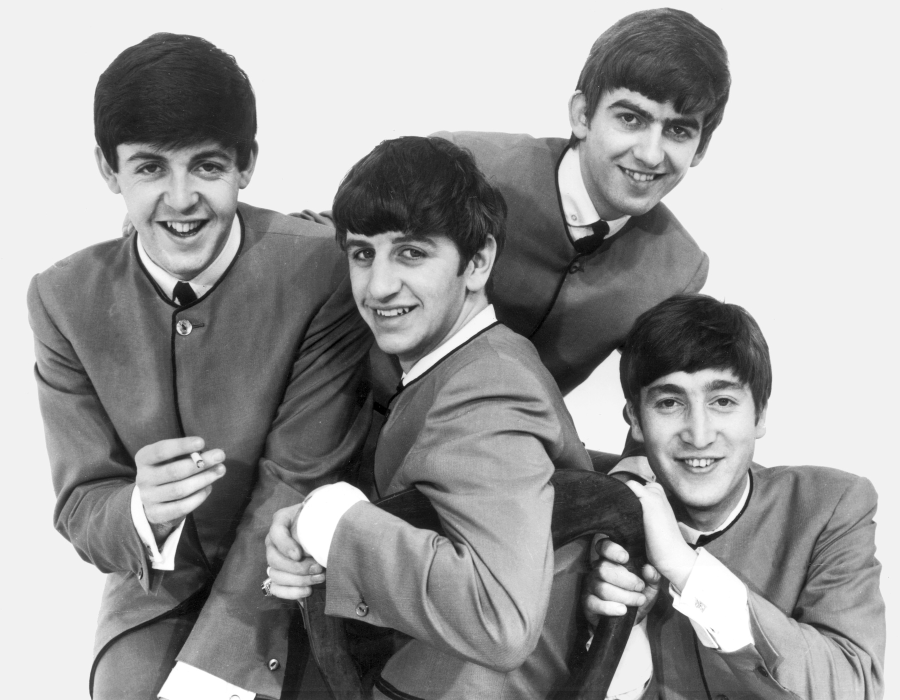
#> input picture assets/facebook/beatles-1963-hoffmann.jpg, 1800 x 1400 px (shown at 1/2 size)
$ python -i worker.py   (imports and definitions only)
#> lines starting #> are read from the running program, lines starting #| are printed output that depends on the picture
#!/usr/bin/env python3
"""Create one zero-cost, approval-only Oldies Radyo Reels draft.

The research path uses only Wikimedia/Wikidata/Wikipedia open data. No OpenAI
or other paid model API is imported or called. Existing Commons -> FFmpeg ->
WordPress DRAFT_REVIEW behavior is preserved.
"""
from __future__ import annotations

import base64
import hashlib
import html
import json
import math
import os
import re
import subprocess
import textwrap
import time
from datetime import date, datetime, timezone
from io import BytesIO
from pathlib import Path

import requests
from google.auth import default as google_auth_default
from google.auth.transport.requests import Request as GoogleAuthRequest
from PIL import Image, ImageDraw, ImageEnhance, ImageFont, ImageOps

from zero_cost import research_candidates
from video_factory import build_timeline, export_capcut_package, render_timeline, write_timeline_files
import facebook_global_audio
import facebook_global_visuals

OUTPUT = Path("output")
WIDTH, HEIGHT, FPS, DURATION = 1080, 1920, 30, 15
COMMONS_API = "https://commons.wikimedia.org/w/api.php"
USER_AGENT = "OldiesRadyoBot/1.0 (https://oldiesradyo.com; info@oldiesradyo.com)"
MAX_VIDEO_BYTES = 100 * 1024 * 1024
MAX_VOICEOVER_BYTES = 20 * 1024 * 1024
JOHN_LENNON_APPROVED_SCRIPT = (
    "23 Eylül bin dokuz yüz yetmiş dört. John Lennon, "
    "'Whatever Gets You Thru the Night' şarkısını yayımladı. "
    "Elton John piyanoda ve geri vokalde ona eşlik etti. "
    "Şarkı, Lennon için ABD'deki ilk solo liste birinciliğini getirdi. "
    "Oldies Radyo. Dinle, beğen, paylaş."
)


# [7 lines left out: function scheduled_turkish_voice, not called in this run]

ALLOWED_LICENSE_MARKERS = (
    "public domain", "cc0", "cc by", "cc-by", "cc by-sa", "cc-by-sa",
    "creative commons attribution", "creative commons cc0",
)
FORBIDDEN_LICENSE_MARKERS = ("noncommercial", "no derivatives", "cc by-nc", "cc-by-nc", "cc by-nd", "cc-by-nd")


# [69 lines left out: functions require_env, wordpress_request, get_draft_state, not called in this run]


def clean_meta(value) -> str:
    raw = value.get("value", "") if isinstance(value, dict) else str(value or "")
    return re.sub(r"\s+", " ", html.unescape(re.sub(r"<[^>]+>", " ", raw))).strip()


# [160 lines left out: functions license_allowed, commons_search, usable_image, image_priority, image_matches_artist, download_commons_photos, not called in this run]


def font(size: int, bold: bool = False):
    name = "DejaVuSans-Bold.ttf" if bold else "DejaVuSans.ttf"
    return ImageFont.truetype(f"/usr/share/fonts/truetype/dejavu/{name}", size)


# [7 lines left out: function fit_text, not called in this run]


def cover_photo(path: Path) -> Image.Image:
    photo = Image.open(path).convert("RGB")
#> photo is the input picture: PIL image 1800x1400 RGB; min 0, max 255, mean 157.4
    canvas = ImageOps.fit(photo, (WIDTH, HEIGHT), method=Image.Resampling.LANCZOS, centering=(0.5, 0.42))
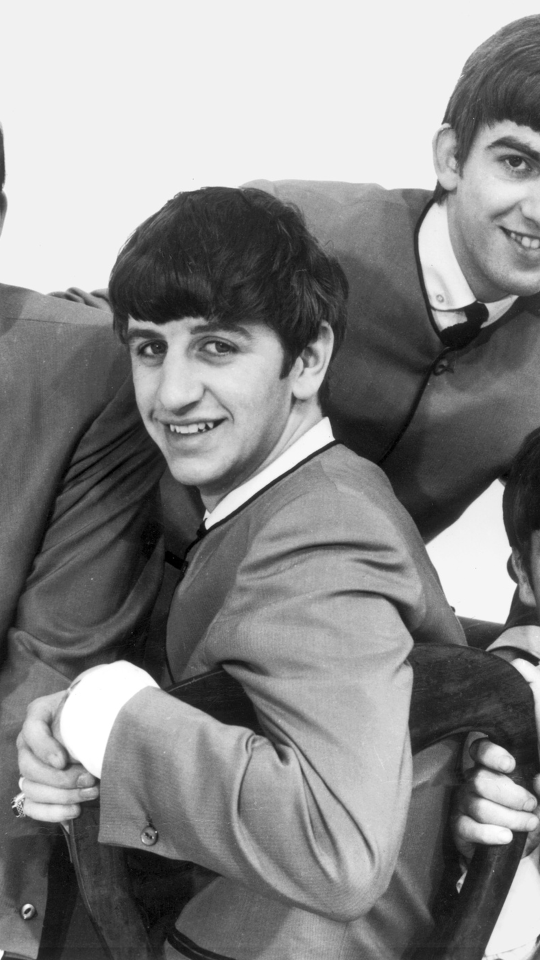
#> canvas: PIL image 1080x1920 RGB (shown at 1/2 size); min 0, max 255, mean 136.8
    canvas = ImageEnhance.Contrast(canvas).enhance(1.06)
    return ImageEnhance.Color(canvas).enhance(0.92)


# [265 lines left out: functions add_gradient, draw_text_block, reel_language, _number_word_to_int, _event_chart_details, turkish_display_copy and 3 more, not called in this run]


def build_turkish_dj_script(candidate: dict) -> str:
    return " ".join(text for _, text in build_turkish_dj_parts(candidate)).strip()


# [27 lines left out: functions turkish_genitive, _turkish_record_noun, _turkish_period_context, not called in this run]


class VoiceoverQualityError(RuntimeError):
    """A draft must not be delivered when its story or timing is unusable."""


# [941 lines left out: functions _turkish_number, _spoken_turkish_date, build_turkish_gemini_script, turkish_gemini_style_prompt, make_scenes, make_timeline_scenes and 14 more, not called in this run]


# [2 lines not run here, left out]

>>> result = cover_photo('assets/facebook/beatles-1963-hoffmann.jpg')

$ run again, on assets/facebook/beatles-1964-sullivan-rehearsal.jpg
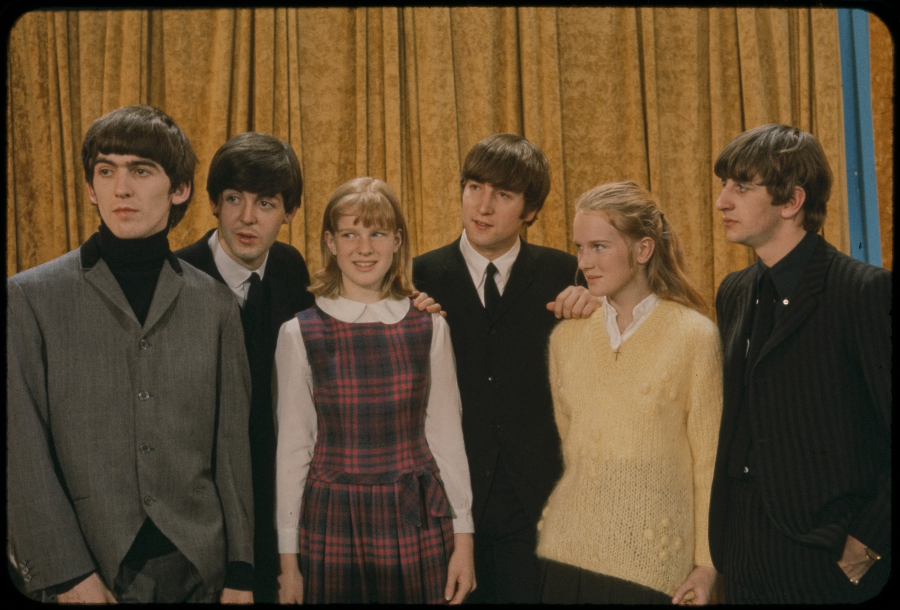
#> input picture assets/facebook/beatles-1964-sullivan-rehearsal.jpg, 1800 x 1220 px (shown at 1/2 size)
#> in cover_photo, photo is the input picture: PIL image 1800x1220 RGB; mean R, G, B 92.7, 73.3, 48.5
#> in cover_photo, `canvas = ImageOps.fit(photo, (WIDTH, HEIGHT), method=Image.Resampling...`:
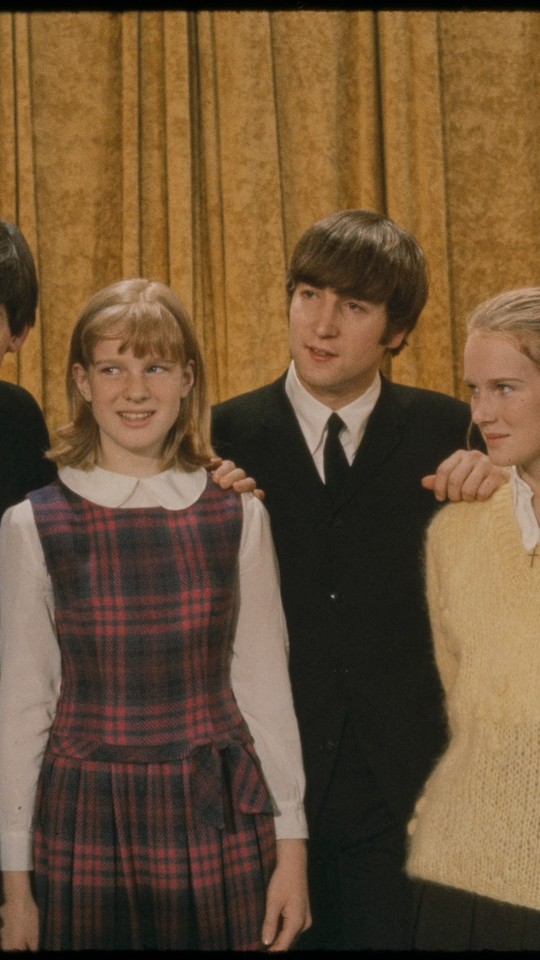
#> canvas: PIL image 1080x1920 RGB (shown at 1/2 size); mean R, G, B 107.2, 82.1, 54.2

$ run again, on assets/facebook/beatles-1965-group-portrait.jpg
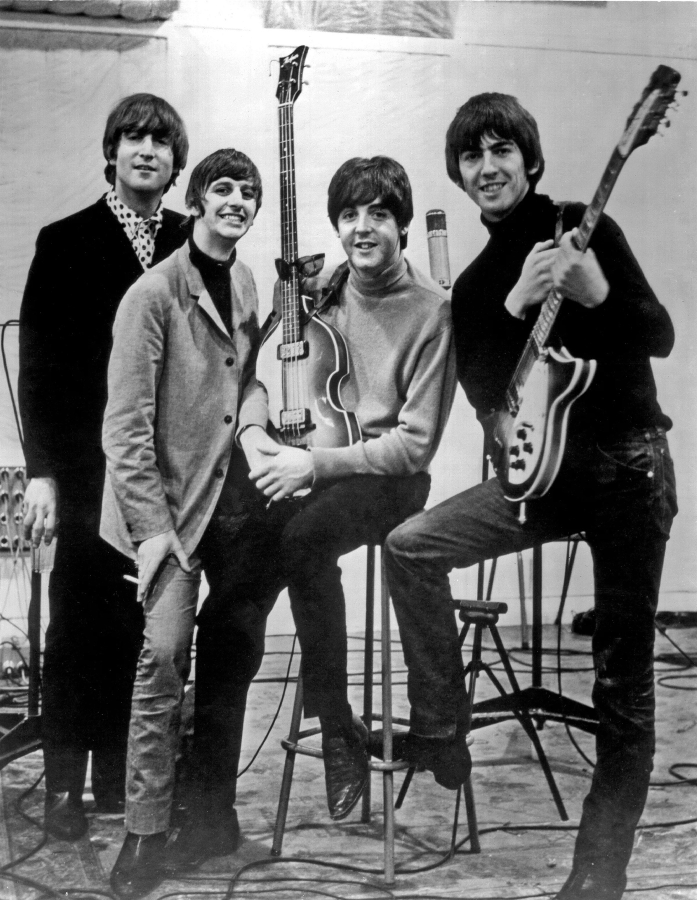
#> input picture assets/facebook/beatles-1965-group-portrait.jpg, 1394 x 1800 px (shown at 1/2 size)
#> in cover_photo, photo is the input picture: PIL image 1394x1800 RGB; min 0, max 255, mean 108.5
#> in cover_photo, `canvas = ImageOps.fit(photo, (WIDTH, HEIGHT), method=Image.Resampling...`:
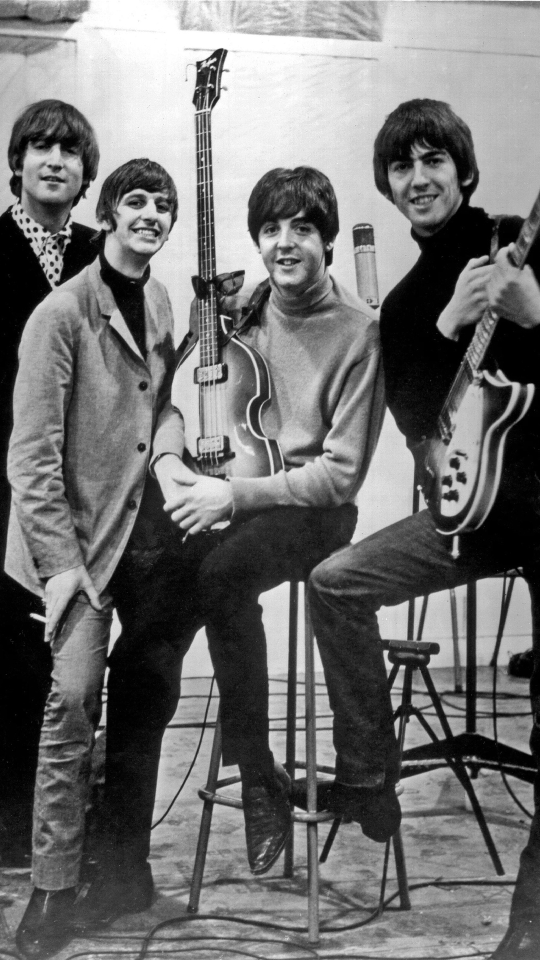
#> canvas: PIL image 1080x1920 RGB (shown at 1/2 size); min 0, max 255, mean 113.4
